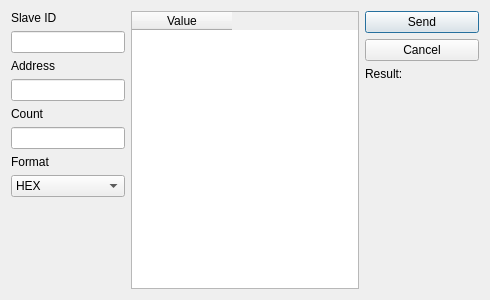
<?xml version="1.0" encoding="UTF-8"?>
<ui version="4.0">
 <class>WriteMutipleRegistersDialog</class>
 <widget class="QDialog" name="WriteMutipleRegistersDialog">
  <property name="geometry">
   <rect>
    <x>0</x>
    <y>0</y>
    <width>490</width>
    <height>300</height>
   </rect>
  </property>
  <property name="windowTitle">
   <string>Dialog</string>
  </property>
  <layout class="QGridLayout" name="gridLayout">
   <item row="0" column="0">
    <layout class="QHBoxLayout" name="horizontalLayout" stretch="1,2,1">
     <item>
      <layout class="QVBoxLayout" name="verticalLayout_3">
       <property name="sizeConstraint">
        <enum>QLayout::SetDefaultConstraint</enum>
       </property>
       <item>
        <widget class="QLabel" name="label">
         <property name="text">
          <string>Slave ID</string>
         </property>
        </widget>
       </item>
       <item>
        <widget class="QLineEdit" name="inputSlaveId"/>
       </item>
       <item>
        <widget class="QLabel" name="label_2">
         <property name="text">
          <string>Address</string>
         </property>
        </widget>
       </item>
       <item>
        <widget class="QLineEdit" name="inputAddress"/>
       </item>
       <item>
        <widget class="QLabel" name="label_3">
         <property name="text">
          <string>Count</string>
         </property>
        </widget>
       </item>
       <item>
        <widget class="QLineEdit" name="inputCount"/>
       </item>
       <item>
        <widget class="QLabel" name="label_4">
         <property name="text">
          <string>Format</string>
         </property>
        </widget>
       </item>
       <item>
        <widget class="QComboBox" name="selectFormat">
         <item>
          <property name="text">
           <string>HEX</string>
          </property>
         </item>
        </widget>
       </item>
       <item>
        <spacer name="verticalSpacer">
         <property name="orientation">
          <enum>Qt::Vertical</enum>
         </property>
         <property name="sizeHint" stdset="0">
          <size>
           <width>20</width>
           <height>40</height>
          </size>
         </property>
        </spacer>
       </item>
      </layout>
     </item>
     <item>
      <layout class="QVBoxLayout" name="verticalLayout" stretch="0">
       <item>
        <widget class="QTableWidget" name="tableWidget">
         <column>
          <property name="text">
           <string>Value</string>
          </property>
         </column>
        </widget>
       </item>
      </layout>
     </item>
     <item>
      <layout class="QVBoxLayout" name="verticalLayout_6">
       <item>
        <widget class="QPushButton" name="btnSend">
         <property name="text">
          <string>Send</string>
         </property>
        </widget>
       </item>
       <item>
        <widget class="QPushButton" name="btnCancel">
         <property name="text">
          <string>Cancel</string>
         </property>
        </widget>
       </item>
       <item>
        <widget class="QLabel" name="label_5">
         <property name="text">
          <string>Result:</string>
         </property>
        </widget>
       </item>
       <item>
        <widget class="QLabel" name="labelStatus">
         <property name="text">
          <string/>
         </property>
        </widget>
       </item>
       <item>
        <spacer name="verticalSpacer_2">
         <property name="orientation">
          <enum>Qt::Vertical</enum>
         </property>
         <property name="sizeHint" stdset="0">
          <size>
           <width>20</width>
           <height>40</height>
          </size>
         </property>
        </spacer>
       </item>
      </layout>
     </item>
    </layout>
   </item>
  </layout>
 </widget>
 <resources/>
 <connections/>
</ui>
